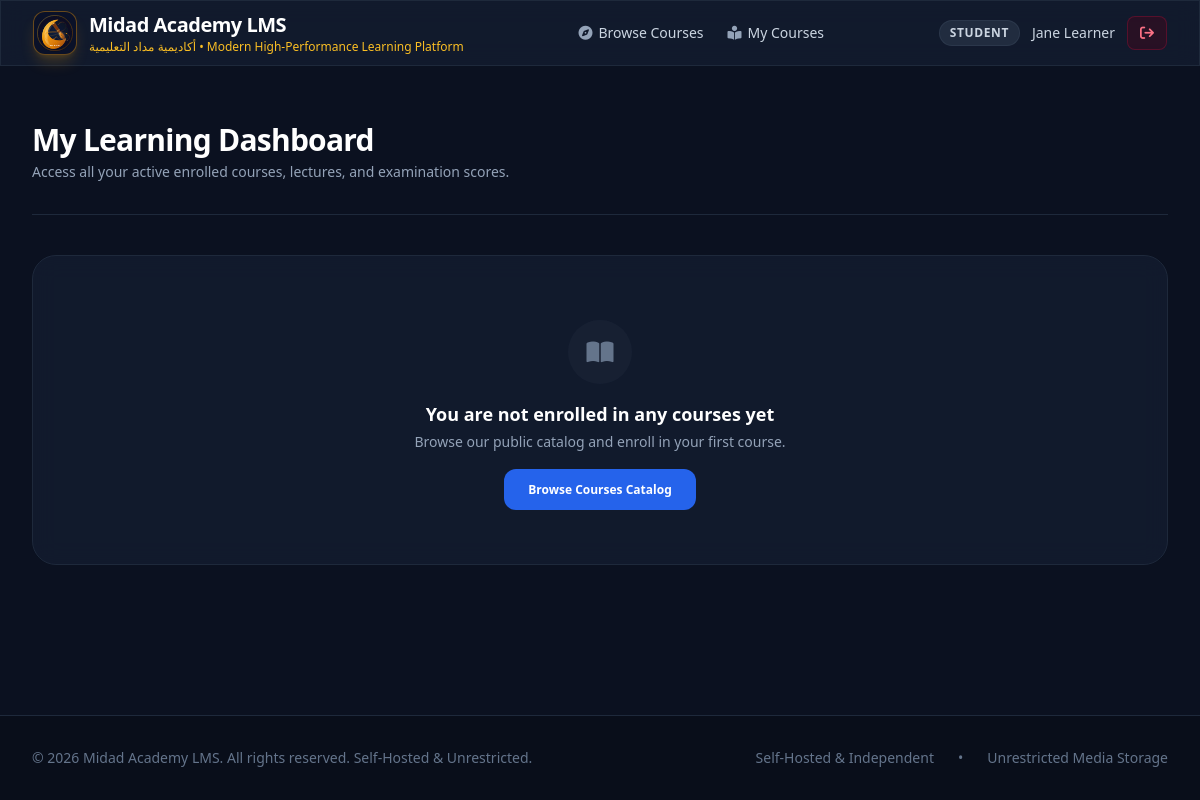
Screenshot of /my-learning (signed in) with the database file from the repository.
### tables this page shows
CREATE TABLE settings (
        key TEXT PRIMARY KEY,
        value TEXT NOT NULL
    );

CREATE TABLE users (
        id INTEGER PRIMARY KEY AUTOINCREMENT,
        email TEXT UNIQUE NOT NULL,
        name TEXT NOT NULL,
        password_hash TEXT NOT NULL,
        role TEXT NOT NULL DEFAULT 'student',
        created_at TIMESTAMP DEFAULT CURRENT_TIMESTAMP
    );

### app.py (the view)
@app.route("/my-learning")
@login_required
def my_learning():
    conn = db.get_db_connection()
    courses = conn.execute("""
        SELECT c.*, e.enrolled_at,
               (SELECT COUNT(*) FROM lessons WHERE course_id = c.id) as lesson_count
        FROM courses c
        JOIN enrollments e ON c.id = e.course_id
        WHERE e.user_id = ?
        ORDER BY e.enrolled_at DESC
    """, (session["user_id"],)).fetchall()
    conn.close()
    return render_template("my_learning.html", courses=courses)

### app.py (called while the page is built)
@app.context_processor
def inject_global_data():
    settings = db.get_settings()
    current_user = None
    if "user_id" in session:
        current_user = db.get_user_by_id(session["user_id"])
    return dict(settings=settings, current_user=current_user)

def login_required(f):
    @wraps(f)
    def decorated_function(*args, **kwargs):
        if "user_id" not in session:
            flash("Please sign in to access this page.", "warning")
            return redirect(url_for("login", next=request.url))
        return f(*args, **kwargs)
    return decorated_function

### database.py (called while the page is built)
def get_db_connection():
    conn = sqlite3.connect(DB_PATH)
    conn.row_factory = sqlite3.Row
    conn.execute("PRAGMA foreign_keys = ON")
    return conn

def get_settings():
    conn = get_db_connection()
    rows = conn.execute("SELECT key, value FROM settings").fetchall()
    conn.close()
    return {row["key"]: row["value"] for row in rows}

def get_user_by_id(user_id):
    conn = get_db_connection()
    user = conn.execute("SELECT * FROM users WHERE id = ?", (user_id,)).fetchone()
    conn.close()
    return user

### templates/my_learning.html (shortened to what this page needs)
{% extends "base.html" %}
{% block content %}
<div class="max-w-7xl mx-auto px-4 sm:px-6 lg:px-8 py-10">
    <div class="pb-8 border-b border-slate-800">
        <h1 class="text-3xl font-bold text-white tracking-tight">My Learning Dashboard</h1>
        <p class="text-sm text-slate-400 mt-1">Access all your active enrolled courses, lectures, and examination scores.</p>
    </div>
    <div class="grid grid-cols-1 md:grid-cols-2 lg:grid-cols-3 gap-8 mt-10">
        {% for c in courses %}
        <div class="glass-card rounded-2xl overflow-hidden hover:border-blue-500/40 transition duration-300 flex flex-col group shadow-xl">
            <div class="h-44 w-full overflow-hidden relative bg-slate-900">
                <img src="{{ c.cover_image }}" alt="{{ c.title }}" class="w-full h-full object-cover group-hover:scale-105 transition duration-500">
            </div>
            <div class="p-6 flex flex-col flex-grow">
                <span class="text-xs text-blue-400 font-semibold mb-1">{{ c.category }}</span>
                <h3 class="text-lg font-bold text-white group-hover:text-blue-400 transition leading-snug">
                    {{ c.title }}
                </h3>
                <p class="text-xs text-slate-400 mt-2 line-clamp-2">{{ c.description }}</p>
                <div class="pt-5 mt-5 border-t border-slate-800/80 flex items-center justify-between">
                    <span class="text-xs text-slate-400">Enrolled: {{ c.enrolled_at[:10] }}</span>
                    <a href="{{ url_for('learn_course', slug=c.slug) }}" class="px-4 py-2 rounded-xl bg-blue-600 hover:bg-blue-500 text-white text-xs font-semibold shadow-md shadow-blue-500/30 transition flex items-center gap-1.5">
                        <i class="fa-solid fa-play"></i> Watch Lectures
                    </a>
                </div>
            </div>
        </div>
        {% else %}
        <div class="col-span-full py-16 text-center glass-card rounded-3xl border border-slate-800">
            <div class="w-16 h-16 rounded-full bg-slate-800/50 flex items-center justify-center mx-auto text-slate-500 text-2xl mb-4">
                <i class="fa-solid fa-book-open"></i>
            </div>
            <h3 class="text-lg font-semibold text-white">You are not enrolled in any courses yet</h3>
            <p class="text-sm text-slate-400 mt-1 mb-6">Browse our public catalog and enroll in your first course.</p>
            <a href="{{ url_for('index') }}" class="px-6 py-3 rounded-xl bg-blue-600 hover:bg-blue-500 text-white font-semibold text-xs transition">
                Browse Courses Catalog
            </a>
        </div>
        {% endfor %}
    </div>
</div>
{% endblock %}

### templates/base.html (shortened to what this page needs)
<!DOCTYPE html>
<html lang="en">
<head>
    <script src="https://cdn.tailwindcss.com"></script>
    <link rel="stylesheet" href="https://cdnjs.cloudflare.com/ajax/libs/font-awesome/6.4.0/css/all.min.css">
</head>
<body class="min-h-screen flex flex-col antialiased">
    <header class="sticky top-0 z-50 glass-card border-b border-slate-800">
        <div class="max-w-7xl mx-auto px-4 sm:px-6 lg:px-8">
            <div class="flex items-center justify-between h-16">
                <a href="{{ url_for('index') }}" class="flex items-center space-x-3 group">
                    <div class="w-11 h-11 rounded-xl bg-[#0A1128] border border-amber-500/40 p-0.5 flex items-center justify-center shadow-lg shadow-amber-500/20 group-hover:scale-105 transition overflow-hidden">
                        <img src="{{ url_for('static', filename='images/midad_logo.svg') }}" alt="Midad Academy LMS Logo" class="w-full h-full object-contain">
                    </div>
                    <div>
                        <span class="text-xl font-bold tracking-tight text-white block">{{ settings.site_name }}</span>
                        <span class="text-xs text-amber-400 font-medium hidden sm:block">{{ settings.tagline }}</span>
                    </div>
                </a>
                <nav class="hidden md:flex items-center space-x-6">
                    <a href="{{ url_for('index') }}" class="text-sm font-medium text-slate-300 hover:text-white transition flex items-center gap-1.5">
                        <i class="fa-solid fa-compass text-slate-400"></i> Browse Courses
                    </a>
                    {% if current_user %}
                        <a href="{{ url_for('my_learning') }}" class="text-sm font-medium text-slate-300 hover:text-white transition flex items-center gap-1.5">
                            <i class="fa-solid fa-book-open-reader text-slate-400"></i> My Courses
                        </a>
                    {% endif %}
                </nav>
                <div class="flex items-center space-x-3">
                    {% if current_user %}
                        <div class="flex items-center space-x-3">
                            <span class="text-xs font-semibold px-2.5 py-1 rounded-full uppercase tracking-wider
                                {% if current_user.role == 'super_admin' %} bg-amber-500/20 text-amber-300 border border-amber-500/30
                                {% elif current_user.role == 'instructor' %} bg-emerald-500/20 text-emerald-300 border border-emerald-500/30
                                {% else %} bg-slate-700/50 text-slate-300 border border-slate-600/30 {% endif %}">
                                {{ current_user.role | replace('_', ' ') }}
                            </span>
                            <span class="text-sm font-medium text-slate-300 hidden lg:inline">{{ current_user.name }}</span>
                            <a href="{{ url_for('logout') }}" class="text-sm font-medium text-rose-400 hover:text-rose-300 transition bg-rose-950/40 px-3 py-1.5 rounded-lg border border-rose-800/40">
                                <i class="fa-solid fa-arrow-right-from-bracket"></i>
                            </a>
                        </div>
                    {% endif %}
                </div>
            </div>
        </div>
    </header>
    <main class="flex-grow">
        {% block content %}{% endblock %}
    </main>
    <footer class="mt-20 border-t border-slate-800 bg-[#090e1a] py-8">
        <div class="max-w-7xl mx-auto px-4 sm:px-6 lg:px-8 flex flex-col md:flex-row items-center justify-between text-sm text-slate-500 gap-4">
            <p>{{ settings.footer_text }}</p>
            <div class="flex items-center space-x-6">
                <span>Self-Hosted & Independent</span>
                <span>•</span>
                <span>Unrestricted Media Storage</span>
            </div>
        </div>
    </footer>
</body>
</html>

### templates/base.html (style rules this page uses)
body { background-color: #0b1120; color: #f8fafc; font-family: system-ui, -apple-system, sans-serif; }
.glass-card { background: rgba(21, 31, 50, 0.7); backdrop-filter: blur(12px); border: 1px solid rgba(255, 255, 255, 0.08); }

### rows the page displays
settings: site_name "Midad Academy LMS"
settings: tagline "أكاديمية مداد التعليمية • Modern High-Performance Learning Platform"
users: role "STUDENT", name "Jane Learner"
settings: footer_text "© 2026 Midad Academy LMS. All rights reserved. Self-Hosted & Unrestricted."
